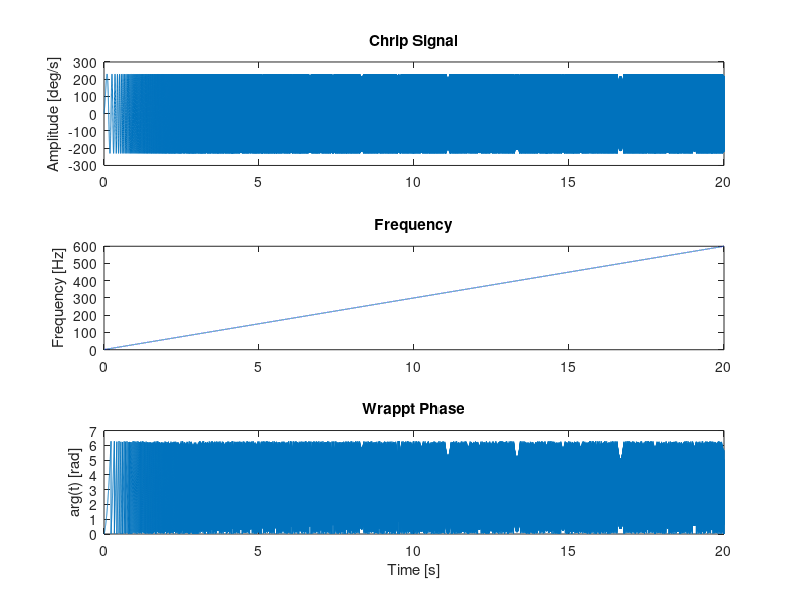
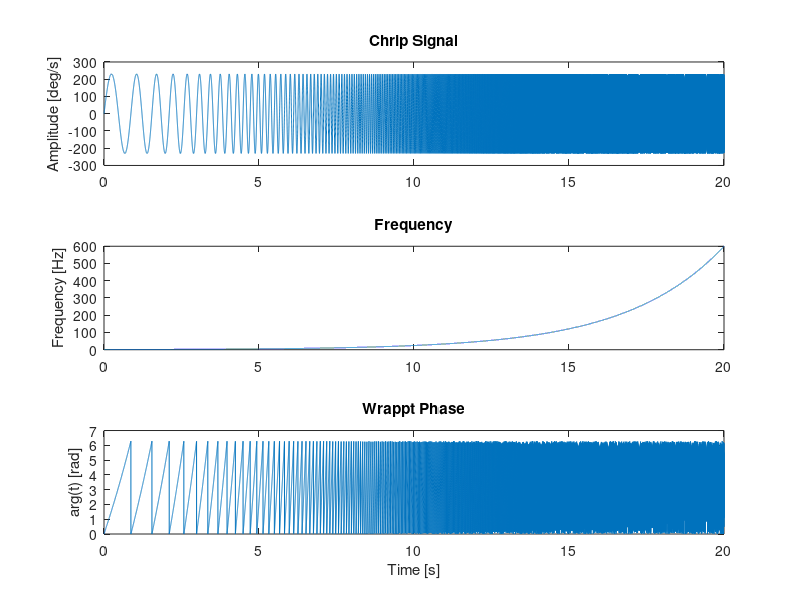
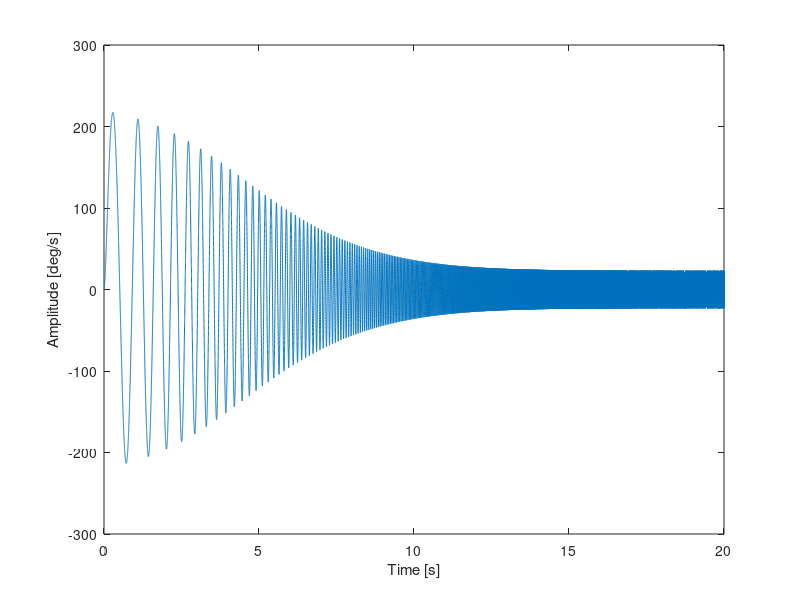

These figures' MATLAB source, in order: (Note: this script raises an error after producing the figures.)
%% Chirp signal simulation for thesis figures
clear; clc; close all;

%% Parameters
f0 = 1;        % start frequency [Hz]
f1 = 600;      % end frequency [Hz]
T  = 20;       % duration [s]
fs = 2000;     % sampling frequency [Hz]
A = 230;

t = 0:1/fs:T;

%% Linear chirp
k = (f1 - f0)/ T;

fl = f0 + k * t;

argl = 2*pi*(f0*t+0.5*k*t.^2);

x_l = A*sin(argl);

argl_wrapped = mod(argl, 2*pi);

%% Plot linar chirp

figure(1)
subplot(311)
plot(t,x_l);
ylabel('Amplitude [deg/s]')

title('Chrip Signal');

subplot(312)
plot(t, fl);
title('Frequency');
ylabel('Frequency [Hz]')

subplot(313)
plot(t, argl_wrapped);
title('Wrappt Phase');
ylabel('arg(t) [rad]')
xlabel('Time [s]')


%% Exponential chirp (Betaflight style)
fe = f0 * (f1/f0).^(t/T);

arge = (2*pi*T*f0/log(f1/f0)) * ((f1/f0).^(t/T) - 1);

x_e = A*sin(arge);
arge_wrapped = mod(arge, 2*pi);

%% Plot exponential chirp

figure(2)
subplot(311)
plot(t,x_e);
ylabel('Amplitude [deg/s]')

title('Chrip Signal');

subplot(312)
plot(t, fe);
title('Frequency');
ylabel('Frequency [Hz]')

subplot(313)
plot(t, arge_wrapped);
title('Wrappt Phase');
ylabel('arg(t) [rad]')
xlabel('Time [s]')

%% Lag filter (Betaflight style)

wp = 2*pi*3;    % pole frequency [rad/s]
wz = 2*pi*30;   % zero frequency [rad/s]

s = tf('s');

H = (1 + s/wz) / (1 + s/wp);

Hd = c2d(H,1/fs,'tustin');   % discretize filter

%% Implementation of Lag filter on Chirp

x_e_f = lsim(Hd,x_e,t);   % filtered chirp

figure(3)
plot(t, x_e_f)
xlabel('Time [s]');
ylabel('Amplitude [deg/s]');

%% Transferfunction
% Relevant frequencies
 w2 = 13*2*pi();
 w1 = 16*2*pi();
 wt = 60*2*pi();
        
 % Transfer functions estimated
 G1 = 1 / (s/w1);
 G2 = 1 / (1 + (s/w2));
 Gt = exp(-s * (1/wt));     % dead time
 Gges = G1*G2*Gt;          % total transfer function

 %% Disturbance 

% Ideal output of the system
y_ideal = lsim(Gges, x_e_f, t);

% Disturbance / measurement noise
noise_std = 2;                      % standard deviation
noise = noise_std * randn(size(t)); % white Gaussian noise

% Measured output
y_meas = y_ideal + noise;


%% Transferfunction through direct measurement

u = x_e_f(:);      % force column vector
y = y_meas(:);     % force column vector

U = fft(u);
Y = fft(y);

G_est = Y ./ U;

N = length(U);
f = (0:N-1)*(fs/N);

% only positive frequencies
idx = 1:floor(N/2);

figure(4)
subplot(2,1,1)
semilogx(f(idx),20*log10(abs(G_est(idx))))
grid on
ylabel('Magnitude [dB]')
title('Direct Transfer Function Estimate')

subplot(2,1,2)
semilogx(f(idx),angle(G_est(idx))*180/pi)
grid on
ylabel('Phase [deg]')
xlabel('Frequency [Hz]')
